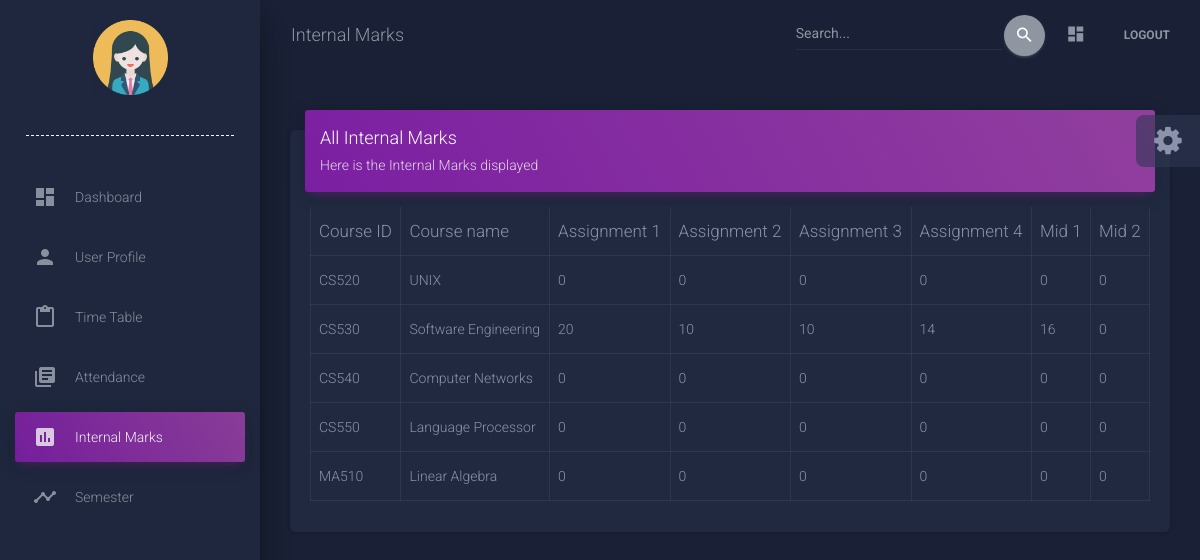
Screenshot of /info/student/CS01/marks_list/ (signed in) with the database file from the repository.
### info/models.py (models this page shows, shortened)
class StudentCourse(models.Model):
    student = models.ForeignKey(Student, on_delete=models.CASCADE)
    course = models.ForeignKey(Course, on_delete=models.CASCADE)
    class Meta:
        unique_together = (('student', 'course'),)
        verbose_name_plural = 'Marks'

class Course(models.Model):
    dept = models.ForeignKey(Dept, on_delete=models.CASCADE)
    id = models.CharField(primary_key='True', max_length=50)
    name = models.CharField(max_length=50)
    shortname = models.CharField(max_length=50, default='X')

class Marks(models.Model):
    studentcourse = models.ForeignKey(StudentCourse, on_delete=models.CASCADE)
    name = models.CharField(max_length=50, choices=test_name, default='Internal test 1')
    marks1 = models.IntegerField(default=0, validators=[MinValueValidator(0), MaxValueValidator(100)])
    class Meta:
        unique_together = (('studentcourse', 'name'),)

### info/views.py (the view)
# urls.py: path('student/<slug:stud_id>/marks_list/', views.marks_list, name='marks_list'),
@login_required()
def marks_list(request, stud_id):
    stud = Student.objects.get(USN=stud_id,)
    ass_list = Assign.objects.filter(class_id_id=stud.class_id)
    sc_list = []
    for ass in ass_list:
        try:
            sc = StudentCourse.objects.get(student=stud, course=ass.course)
        except StudentCourse.DoesNotExist:
            sc = StudentCourse(student=stud, course=ass.course)
            sc.save()
            sc.marks_set.create(type='I', name='Internal test 1')
            sc.marks_set.create(type='I', name='Internal test 2')
            sc.marks_set.create(type='I', name='Internal test 3')
            sc.marks_set.create(type='E', name='Event 1')
            sc.marks_set.create(type='E', name='Event 2')
            sc.marks_set.create(type='S', name='Semester End Exam')
        sc_list.append(sc)
    return render(request, 'info/marks_list.html', {'sc_list': sc_list, 'nbar':'internal'})

### info/templates/info/marks_list.html
{% extends 'info/basestudent.html' %}
{% block name %}Internal Marks{% endblock %}
{% block content %}
<div class="content">
        <div class="container-fluid">
          <div class="row">
            <div class="col-md-12">
              <div class="card">
                <div class="card-header card-header-primary">
                  <h4 class="card-title ">All Internal Marks</h4>
                  <p class="card-category"> Here is the Internal Marks displayed </p>
                </div>
                <div class="card-body">
                  <div class="table-responsive">
            <table class="table table-bordered" id="dataTable" width="100%" cellspacing="0">
                  <thead>
                    <tr>
                        <th>Course ID</th>
                        <th>Course name</th>
                        <th>Assignment 1</th>
                        <th>Assignment 2</th>
                        <th>Assignment 3</th>
                        <th>Assignment 4</th>
                        <th>Mid 1</th>
                        <th>Mid 2</th>
                    </tr>
                  </thead>
                  <tbody>
                    {% for sc in sc_list %}
                    <tr>
                        <td>{{ sc.course_id }}</td>
                        <td>{{sc.course.name}}</td>
                        {% for m in sc.marks_set.all %}
                            <td>{{ m.marks1 }}</td>
                        {% endfor %}
                    </tr>
                    {% empty %}
                            <p>student has no courses</p>
                    {% endfor %}
                  </tbody>
                </table>
              </div>
            </div>
          </div>
    {% endblock %}

### rows the page displays
StudentCourse: course_id "CS520", course.name "UNIX"
Marks: marks1 "0"
Marks: marks1 "0"
Marks: marks1 "0"
Marks: marks1 "0"
Marks: marks1 "0"
Marks: marks1 "0"
StudentCourse: course_id "CS530", course.name "Software Engineering"
Marks: marks1 "20"
Marks: marks1 "10"
Marks: marks1 "10"
Marks: marks1 "14"
Marks: marks1 "16"
Marks: marks1 "0"
StudentCourse: course_id "CS540", course.name "Computer Networks"
Marks: marks1 "0"
Marks: marks1 "0"
Marks: marks1 "0"
Marks: marks1 "0"
Marks: marks1 "0"
Marks: marks1 "0"
StudentCourse: course_id "CS550", course.name "Language Processor"
Marks: marks1 "0"
Marks: marks1 "0"
Marks: marks1 "0"
Marks: marks1 "0"
Marks: marks1 "0"
Marks: marks1 "0"
StudentCourse: course_id "MA510", course.name "Linear Algebra"
Marks: marks1 "0"
Marks: marks1 "0"
Marks: marks1 "0"
Marks: marks1 "0"
Marks: marks1 "0"
Marks: marks1 "0"
